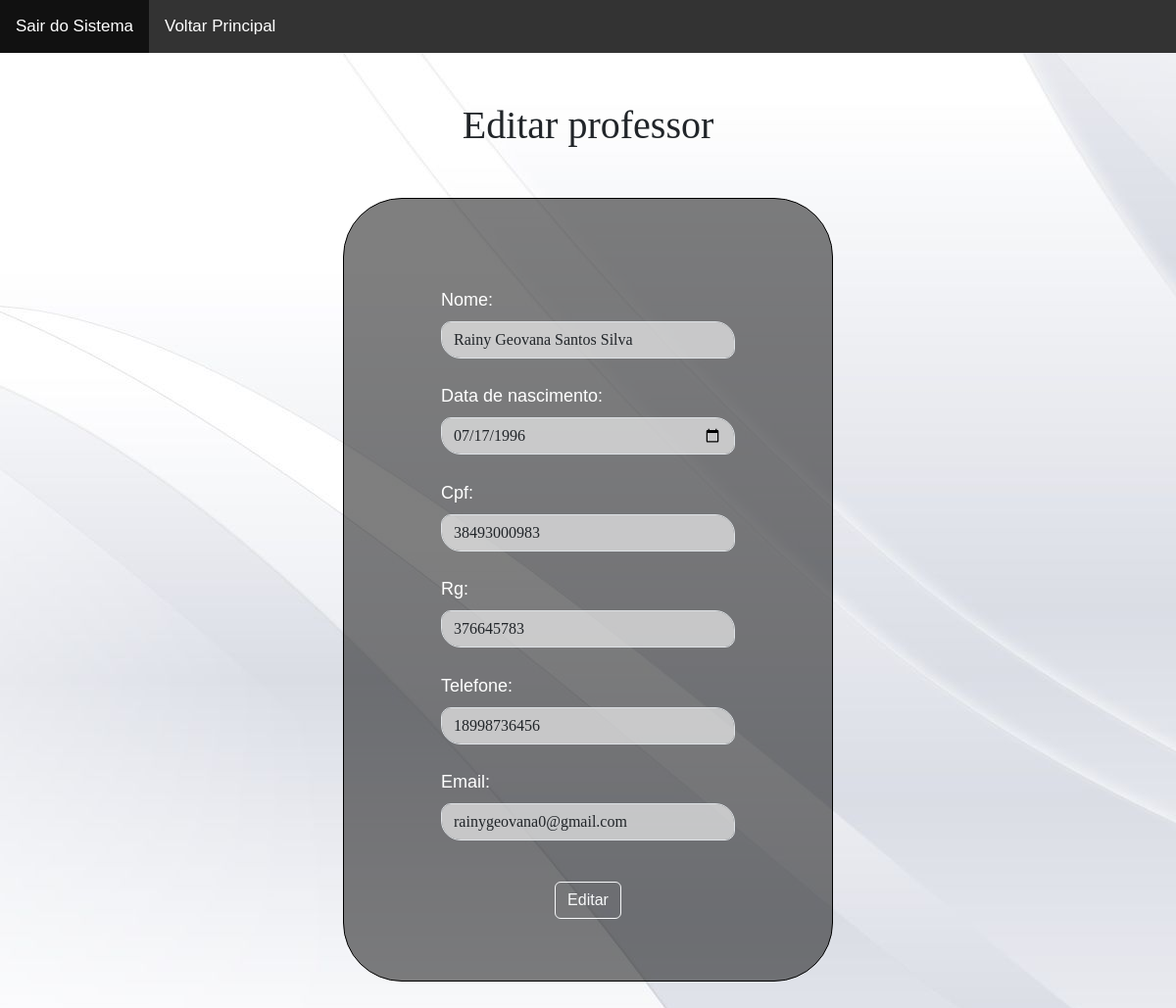
/edit_prof.php?codigo=20, run on the app's committed database.
### tables this page shows
CREATE TABLE `professor` (
  `data` date NOT NULL,
  `codigo` int(11) NOT NULL,
  `nome` varchar(50) NOT NULL,
  `cpf` varchar(14) NOT NULL,
  `rg` varchar(12) NOT NULL,
  `tel` varchar(15) DEFAULT NULL,
  `email` varchar(60) DEFAULT NULL
);

### edit_prof.php (the view, shortened to what this page needs)
<?php
	include_once ("conexao.php");
	$codigo = filter_input(INPUT_GET, 'codigo', FILTER_SANITIZE_NUMBER_INT);
	$sql = "SELECT * FROM professor WHERE codigo = '$codigo'";
	$comando = mysqli_query($conn, $sql);
	$row_professor = mysqli_fetch_assoc($comando);
?>
<!DOCTYPE html>
<html lang="pt-br">
	<head>
		<link rel="stylesheet" type="text/css" href="style.css">
		<link href="https://cdn.jsdelivr.net/npm/bootstrap@5.3.0/dist/css/bootstrap.min.css" rel="stylesheet">
	</head>
	<body>
	<ul>
		<li><a href = "sair.php">Sair do Sistema</a></li>
		<li><a href = "principal.php">Voltar Principal</a></li>
	</ul>
		<center><h1>Editar professor</h1>
<div class="form1">
	<form method ="POST" id="form_1" action="proc_edit_prof.php">
	<div class="alinhar">
		<div class="label">
			<div class="mb-3">
				<label for="formGroupExampleInput" class="form-label">Nome: </label>
				<input type="text" name="nome" class="form-control" id="formGroupExampleInput" value="<?php echo $row_professor['nome']; ?>"><br>
				<label for="formGroupExampleInput" class="form-label">Data de nascimento: </label>
				<input type="date" name="data" class="form-control" id="formGroupExampleInput" value="<?php echo $row_professor['data']; ?>"><br>
				<label for="formGroupExampleInput" class="form-label"> Cpf: </label>
				<input type="text" name="cpf" class="form-control" id="formGroupExampleInput" value="<?php echo $row_professor['cpf']; ?>"><br>
				<label for="formGroupExampleInput" class="form-label"> Rg: </label>
				<input type="text" name="rg" class="form-control" id="formGroupExampleInput" value="<?php echo $row_professor['rg']; ?>"><br>
				<label for="formGroupExampleInput" class="form-label"> Telefone: </label>
				<input tyoe="tel" name="tel" class="form-control" id="formGroupExampleInput" value="<?php echo $row_professor['tel']; ?>"><br>
				<label for="formGroupExampleInput" class="form-label"> Email: </label>
				<input type="email" name="email" class="form-control" id="formGroupExampleInput" value="<?php echo $row_professor['email']; ?>"><br>
			</div>
		</div>
		<div class="botao">
			<input type="submit" class="btn btn-outline-light" value="Editar">
		</div>
		</div>
	</form>
</div>
</body>
</html>

### style.css (style rules this page uses)
body { background-color: beige; font-family: Arial, Helvetica, sans-serif; }
ul { list-style-type: none; margin: 0; padding: 0; overflow: hidden; background-color: #333; }
li { float: left; }
li a { display: block; color: white; text-align: center; padding: 14px 16px; text-decoration: none; }

### edit_prof.php (style rules this page uses)
* { box-sizing: border-box; margin: 0; padding: 0; }
body, html { width: 100%; }
body { background-color: beige; font-family: Arial, Helvetica, sans-serif; font-size:17px; background-image: url("f_ca ad.jpg"); }
label { font-size:18px; float:left; }
ul { list-style-type: none; margin: 0; padding: 0; overflow: hidden; background-color: #333; }
li { float: left; }
li a { display: block; color: white; text-align: center; padding: 14px 16px; text-decoration: none; }
.label { width: 300px; margin-top:30px; color:white; }
#formGroupExampleInput { border-radius: 10px 20px; background-color:rgba(255, 255, 255, 0.6); font-family:arial black; }
.form1 { width:800px; margin-top: 50px; }
h1 { margin-top:50px; text-align:center; font-family:Arial black; }
#form_1 { border-radius: 60px 60px; border: 1px solid black; width: 500px; height: 800px; margin-bottom:50px; background-color:rgba(0, 0, 0, 0.5); }
.botao { margin-bottom: 30px; }
.alinhar { margin-top:90px; }

### data on the page
professor: nome "Rainy Geovana Santos Silva", data "07/17/1996", cpf "38493000983", rg "376645783", tel "18998736456", email "rainygeovana0@gmail.com"
